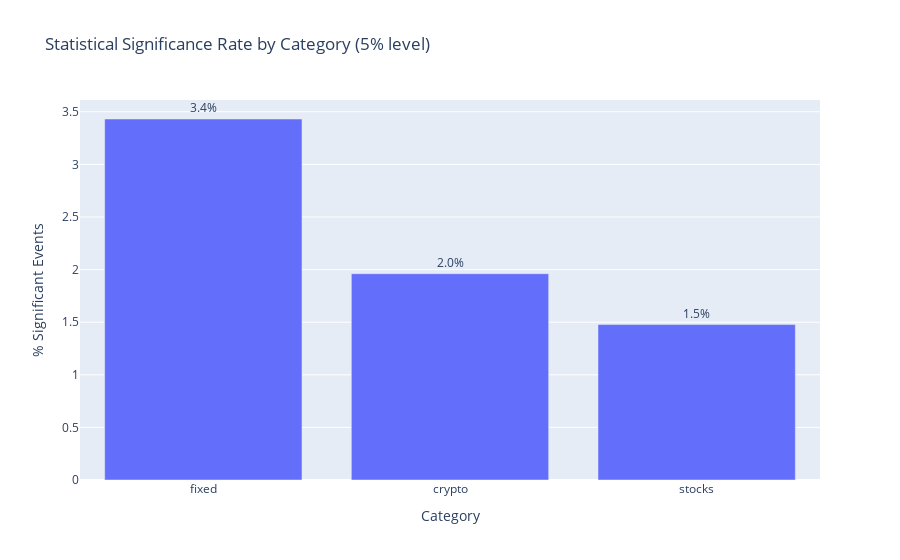

Source (notebook cell):
### Code cell
# Visualize significance by category
sig_col = f"significant_{int(sig_level*100)}pct"
sig_by_category = event_summary_aug.groupby("category").agg({
    sig_col: "sum",
    "total_events": "sum"
}).reset_index()
sig_by_category["pct_significant"] = 100 * sig_by_category[sig_col] / sig_by_category["total_events"]

fig = px.bar(
    sig_by_category.sort_values("pct_significant", ascending=False),
    x="category",
    y="pct_significant",
    text="pct_significant",
    title=f"Statistical Significance Rate by Category ({int(sig_level*100)}% level)"
)
fig.update_traces(texttemplate="%{y:.1f}%", textposition="outside")
fig.update_layout(xaxis_title="Category", yaxis_title="% Significant Events")
fig.show()

# Save the plot
fig.write_html(FINAL_RESULTS_DIR / "plots" / "significance_rate_by_category.html")
try:
    fig.write_image(FINAL_RESULTS_DIR / "plots" / "significance_rate_by_category.png", 
                    width=1200, height=800, scale=figure_dpi/100)
    print(f"✓ Saved: Significance Rate by Category (PNG)")
except Exception as e:
    print(f"Note: Could not save PNG (install kaleido if needed): {e}")
print(f"✓ Saved: Significance Rate by Category (HTML)")

# Save significance by category data
sig_by_category.to_csv(FINAL_RESULTS_DIR / "tables" / "significance_by_category.csv", index=False)
print(f"✓ Saved: Significance by Category Data")

### Figure 1 — Plotly figure (JSON) as saved in the notebook; plotly's stock layout.template omitted (floating-point values rounded to 4 significant figures)
{"data": [{"hovertemplate": "category=%{x}<br>pct_significant=%{text}<extra></extra>", "legendgroup": "", "marker": {"color": "#636efa", "pattern": {"shape": ""}}, "name": "", "orientation": "v", "showlegend": false, "text": [3.431, 1.961, 1.478], "textposition": "outside", "texttemplate": "%{y:.1f}%", "type": "bar", "x": ["fixed", "crypto", "stocks"], "xaxis": "x", "y": [3.431, 1.961, 1.478], "yaxis": "y"}], "layout": {"barmode": "relative", "legend": {"tracegroupgap": 0}, "title": {"text": "Statistical Significance Rate by Category (5% level)"}, "xaxis": {"anchor": "y", "domain": [0, 1], "title": {"text": "Category"}}, "yaxis": {"anchor": "x", "domain": [0, 1], "title": {"text": "% Significant Events"}}}}
